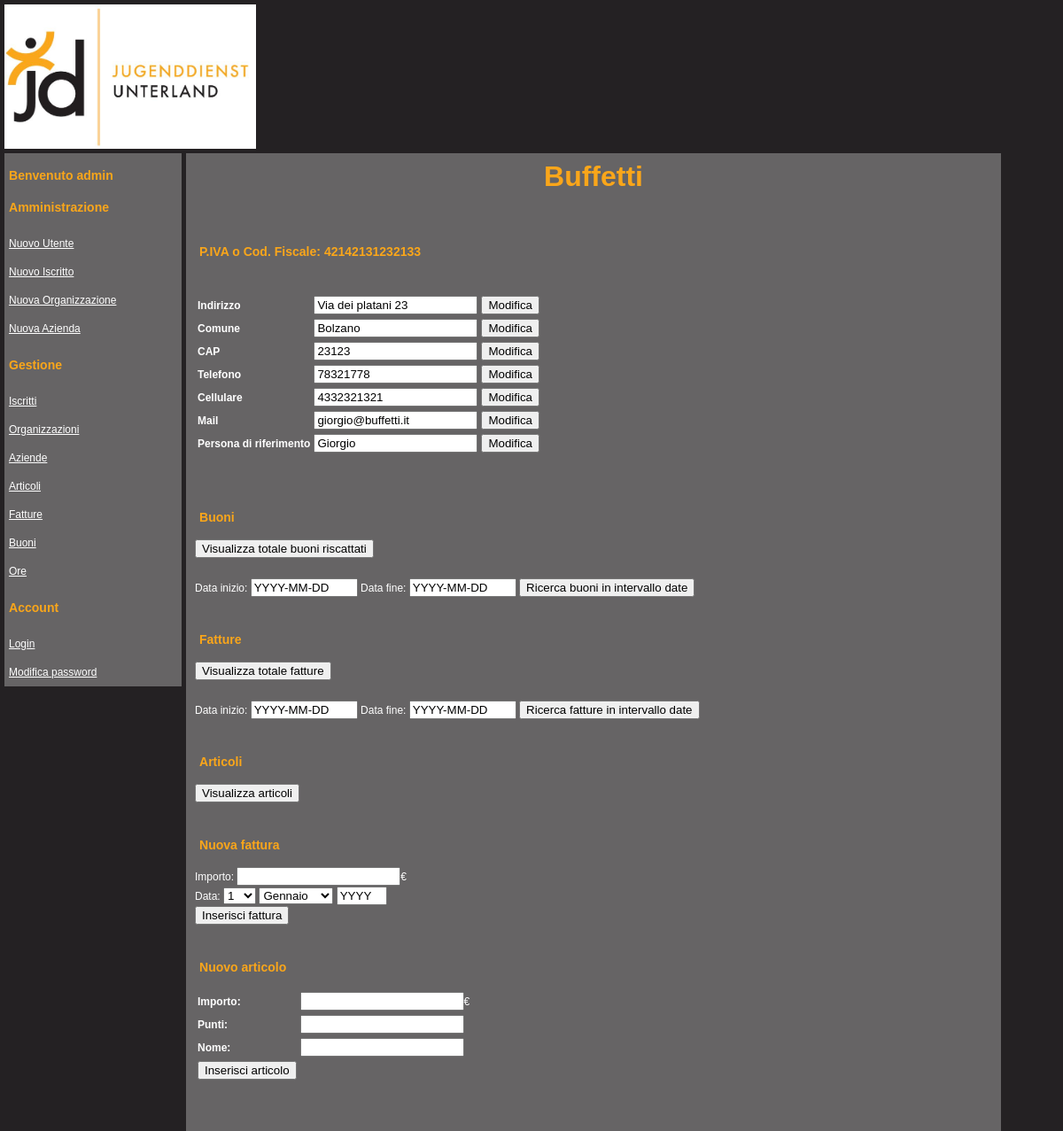
The app's page /view_company.php?p_iva=42142131232133 (signed in) with its own data.
### tables this page shows
CREATE TABLE Company (
	name	VARCHAR(255) NOT NULL,
	address	VARCHAR(255) NOT NULL,
	commune VARCHAR(255) NOT NULL,
	CAP		VARCHAR(255) NOT NULL,
	reference VARCHAR(255) NOT NULL,
	p_iva	VARCHAR(255) NOT NULL,
	phone 	VARCHAR(255),
	mobile_phone VARCHAR(255),
	mail	VARCHAR(255),
	CONSTRAINT company_pk PRIMARY KEY (p_iva)
);

### include/privilege_check.php (called while the page is built)
<?php
function check($privilege)
{
    if(isset($_SESSION))
    {
        if (isset($_SESSION['privilege']))
        {
            if ($_SESSION['privilege']==$privilege)
            {
                return true;
            }
        }
    }
    return false;
}
?>

### locale/it.php (called while the page is built, shortened)
<?php
$lang = array();
$lang['PRIVILEGE'] = 'Privilegi';
$lang['PAGE_TITLE'] = 'Index';
$lang['OBLIGATORY'] = 'I campi segnati con * sono obbligatori';
$lang['POINTS'] = 'Punti';
$lang['TOKENS'] = 'Buoni';
$lang['REMAINING_POINTS'] = 'Punti rimanenti';
$lang['COMPANY'] = 'Azienda';
$lang['ORGANIZATION'] = 'Organizzazione';
$lang['DELETE_SUCCESS'] = 'Eliminazione effettuata con successo';
$lang['UPDATE_SUCCESS'] = 'Modifica effettuata con successo';
$lang['DELETE'] = 'Elimina';
$lang['NO_RESULTS'] = 'Nessun risultato trovato';
$lang['UPDATE'] = 'Modifica';
$lang['START_DATE'] = 'Data inizio';
$lang['END_DATE'] = 'Data fine';
$lang['PASSWORD_CHANGE'] = 'Modifica password';
$lang['BOY'] = 'Iscritto';
$lang['INDEX'] = 'Index';
$lang['COMPANY_DONOT_EXISTS'] = 'L\'azienda specificata non esiste';
$lang['ORGANIZATION_DONOT_EXISTS'] = 'L\'organizzazione specificata non esiste';
$lang['MAILING_LIST'] = 'Mailing List';
$lang['JANUARY'] = 'Gennaio';
$lang['FEBRUARY'] = 'Febbraio';
$lang['MARCH'] = 'Marzo';
$lang['APRIL'] = 'Aprile';
$lang['MAY'] = 'Maggio';
$lang['JUNE'] = 'Giugno';
$lang['JULY'] = 'Luglio';
$lang['AUGUST'] = 'Agosto';
$lang['SEPTEMBER'] = 'Settembre';
$lang['OCTOBER'] = 'Ottobre';
$lang['NOVEMBER'] = 'Novembre';
$lang['DECEMBER'] = 'Dicembre';
$lang['NO_LOGIN'] = 'Esegui il Login';
$lang['WELCOME'] = 'Benvenuto';
$lang['NEW_USER'] = 'Nuovo Utente';
$lang['NEW_BOY'] = 'Nuovo Iscritto';
$lang['NEW_ORGANIZATION'] = 'Nuova Organizzazione';
$lang['NEW_COMPANY'] = 'Nuova Azienda';
$lang['MANAGEMENT'] = 'Gestione';
$lang['ADMINISTRATION'] = 'Amministrazione';
$lang['LIST_BOY'] = 'Iscritti';
$lang['LIST_ORGANIZATION'] = 'Organizzazioni';
$lang['LIST_COMPANY'] = 'Aziende';
$lang['LIST_ITEM'] = 'Articoli';
$lang['LIST_INVOICE'] = 'Fatture';
$lang['LIST_TOKEN'] = 'Buoni';
$lang['LIST_VOLUNTEERING'] = 'Ore';
$lang['SEARCH'] = 'Ricerca';
$lang['LOGIN'] = 'Login';
$lang['ADMINISTRATOR'] = 'Amministratore';
$lang['MANAGER'] = 'Gestore';
$lang['USER_EXISTS'] = 'Esiste già un utente con questo nome';
$lang['INSERT_SUCCESS'] = 'Inserimento effettuato con successo';
$lang['CURRENT_PASSWORD'] = 'Password Corrente';
$lang['NEW_PASSWORD'] = 'Nuova Password';
$lang['REPEAT_PASSWORD'] = 'Ripeti Password';
$lang['NAME'] = 'Nome';
$lang['SURNAME'] = 'Cognome';
?>

### view_company.php (the view, shortened to what this page needs)
<!DOCTYPE html>
<?php
include('include/header.php');
include('include/navbar.php');
include('locale/it.php');
include('include/connect.php');
?>
<html>
    <head>
        <link rel="stylesheet" type="text/css" href="main.css" />
    </head>
    <body>
        <div id="ContentContainer">
            <div id="Header">
            </div>
            <div id="Navbar">
            </div>
            <div id="Content">
                <?php
                include('include/privilege_check.php');
                if(check('admin')||check('manager'))
                {
                    if(isset($_GET['p_iva']))
                    {
                        $p_iva = $_GET['p_iva'];
                        try{
                        $result = mysql_query("SELECT * FROM Company WHERE p_iva='$p_iva'",$conn);
                        if(mysql_num_rows($result)==1)
                        {
                            echo "<h1 style=\"text-align: center;\">".mysql_result($result, 0, 'name')."</h1><br /><br />";
                            echo "<h3>".$lang['P_IVA'].": ".mysql_result($result, 0, 'p_iva')."</h3><br />";
                            if(check('admin'))
                            {
                                echo '<table id="invisibleTable">';
                                echo '<tr><td id="itd"><strong>'.$lang['ADDRESS'].'</strong></td><td id="itd"><form action="include/updater.php" name = "form" method = "post"><input type="text" name="update" value="'.mysql_result($result, 0, 'address').'"/><input type="hidden" name="table" value="Company"><input type="hidden" name="column" value="address"><input type="hidden" name="key" value="p_iva"><input type="hidden" name="key_value" value="'.$p_iva.'"></td><td id="itd"><input type="submit" name="submit"  value ="'.$lang['UPDATE'].'" /></form></td></tr>';
                                echo '<tr><td id="itd"><strong>'.$lang['COMMUNE'].'</strong></td><td id="itd"><form action="include/updater.php" name = "form" method = "post"><input type="text" name="update" value="'.mysql_result($result, 0, 'commune').'"/><input type="hidden" name="table" value="Company"><input type="hidden" name="column" value="commune"><input type="hidden" name="key" value="p_iva"><input type="hidden" name="key_value" value="'.$p_iva.'"></td><td id="itd"><input type="submit" name="submit"  value ="'.$lang['UPDATE'].'" /></form></td></tr>';
                                echo '<tr><td id="itd"><strong>'.$lang['CAP'].'</strong></td><td id="itd"><form action="include/updater.php" name = "form" method = "post"><input type="text" name="update" value="'.mysql_result($result, 0, 'CAP').'"/><input type="hidden" name="table" value="Company"><input type="hidden" name="column" value="CAP"><input type="hidden" name="key" value="p_iva"><input type="hidden" name="key_value" value="'.$p_iva.'"></td><td id="itd"><input type="submit" name="submit"  value ="'.$lang['UPDATE'].'" /></form></td></tr>';
                                echo '<tr><td id="itd"><strong>'.$lang['PHONE'].'</strong></td><td id="itd"><form action="include/updater.php" name = "form" method = "post"><input type="text" name="update" value="'.mysql_result($result, 0, 'phone').'"/><input type="hidden" name="table" value="Company"><input type="hidden" name="column" value="phone"><input type="hidden" name="key" value="p_iva"><input type="hidden" name="key_value" value="'.$p_iva.'"></td><td id="itd"><input type="submit" name="submit"  value ="'.$lang['UPDATE'].'" /></form></td></tr>';
                                echo '<tr><td id="itd"><strong>'.$lang['MOBILE_PHONE'].'</strong></td><td id="itd"><form action="include/updater.php" name = "form" method = "post"><input type="text" name="update" value="'.mysql_result($result, 0, 'mobile_phone').'"/><input type="hidden" name="table" value="Company"><input type="hidden" name="column" value="mobile_phone"><input type="hidden" name="key" value="p_iva"><input type="hidden" name="key_value" value="'.$p_iva.'"></td><td id="itd"><input type="submit" name="submit"  value ="'.$lang['UPDATE'].'" /></form></td></tr>';
                                echo '<tr><td id="itd"><strong>'.$lang['MAIL'].'</strong></td><td id="itd"><form action="include/updater.php" name = "form" method = "post"><input type="text" name="update" value="'.mysql_result($result, 0, 'mail').'"/><input type="hidden" name="table" value="Company"><input type="hidden" name="column" value="mail"><input type="hidden" name="key" value="p_iva"><input type="hidden" name="key_value" value="'.$p_iva.'"></td><td id="itd"><input type="submit" name="submit"  value ="'.$lang['UPDATE'].'" /></form></td></tr>';
                                echo '<tr><td id="itd"><strong>'.$lang['REFERENCE'].'</strong></td><td id="itd"><form action="include/updater.php" name = "form" method = "post"><input type="text" name="update" value="'.mysql_result($result, 0, 'reference').'"/><input type="hidden" name="table" value="Company"><input type="hidden" name="column" value="mail"><input type="hidden" name="key" value="p_iva"><input type="hidden" name="key_value" value="'.$p_iva.'"></td><td id="itd"><input type="submit" name="submit"  value ="'.$lang['UPDATE'].'" /></form></td></tr>';
                                echo '</table>';
                            }
                            echo '<br /><br />';
                            echo '<h3>'.$lang['LIST_TOKEN'].'</h3>';
                            echo '<form action="list_token.php" method="post">
                                    <input type="hidden" name="search_type" value="company_id">
                                    <input type="hidden" name="search_value" value="'.$p_iva.'">
                                    <input type="submit" name="submit"  value ="'.$lang['TOTAL_TOKEN'].'" />
                                  </form><br /><br />';
                            echo '<form action="list_token.php"  method="post">'
                                    .$lang['START_DATE'].': <input type="text" size="12" name="date_start" value="YYYY-MM-DD"> '
                                    .$lang['END_DATE'].': <input type="text" size="12" name="date_end" value="YYYY-MM-DD">
                                    <input type="hidden" name="search_type" value="company_id">
                                    <input type="hidden" name="search_value" value="'.$p_iva.'">
                                    <input type="submit" name="submit"  value ="'.$lang['DATE_TOKEN'].'" />
                                  </form><br /><br />';
                            echo '<h3>'.$lang['LIST_INVOICE'].'</h3>';
                            echo '<form action="list_invoice.php"  method="post">
                                        <input type="hidden" name="search_type" value="company_id">
                                        <input type="hidden" name="search_value" value="'.$p_iva.'">
                                        <input type="submit" name="submit"  value ="'.$lang['TOTAL_INVOICE'].'" />
                                  </form><br /><br />';
                            echo '<form action="list_invoice.php"  method="post">'
                                    .$lang['START_DATE'].': <input type="text" size="12" name="date_start" value="YYYY-MM-DD"> '
                                    .$lang['END_DATE'].': <input type="text" size="12" name="date_end" value="YYYY-MM-DD">
                                    <input type="hidden" name="search_type" value="company_id">
                                    <input type="hidden" name="search_value" value="'.$p_iva.'">
                                    <input type="submit" name="submit"  value ="'.$lang['DATE_INVOICE'].'" />
                                  </form><br /><br />';
                            echo '<h3>'.$lang['LIST_ITEM'].'</h3>';
                            echo '<form action="list_item.php" name = "vol_form" method="post">
                                    <input type="hidden" name="search_type" value="company_id">
                                    <input type="hidden" name="search_value" value="'.$p_iva.'">
                                    <input type="submit" name="submit"  value ="'.$lang['TOTAL_ITEM'].'" />
                                  </form><br /><br />';
                            echo '<h3>'.$lang['NEW_INVOICE_TITLE'].'</h3>';
                            echo '<form action="include/insert_invoice.php" name= "invoice_form" method="post" onsubmit="return validateInv()">'
                                    .$lang['PRICE'].': <input type="text" name="amount">€<input type="hidden" name="company_id" value="'.mysql_result($result, 0, 'p_iva').'"><br />'
                                    .$lang['DATE'].': <select name="day">
                                                            <option value="1">1</option>
                                                    </select>
                                                    <select name="month">
                                                            <option value=1>'.$lang['JANUARY'].'</option>
                                                            <option value=2>'.$lang['FEBRUARY'].'</option>
                                                            <option value=3>'.$lang['MARCH'].'</option>
                                                            <option value=4>'.$lang['APRIL'].'</option>
                                                            <option value=5>'.$lang['MAY'].'</option>
                                                            <option value=6>'.$lang['JUNE'].'</option>
                                                            <option value=7>'.$lang['JULY'].'</option>
                                                            <option value=8>'.$lang['AUGUST'].'</option>
                                                            <option value=9>'.$lang['SEPTEMBER'].'</option>
                                                            <option value=10>'.$lang['OCTOBER'].'</option>
                                                            <option value=11>'.$lang['NOVEMBER'].'</option>
                                                            <option value=12>'.$lang['DECEMBER'].'</option>
                                                    </select>
                                                    <input type="text" size="4" name="year" value="YYYY"><br />'.
                                    '<input type="submit" name="submit"  value ="'.$lang['NEW_INVOICE'].'" /></form><br /><br />';
                            echo '<h3>'.$lang['NEW_ITEM_TITLE'].'</h3>';
                            echo '<form action="include/insert_item.php" name= "item_form" method="post" onsubmit= "return validateItem()">'.
                                    '<table id="invisibleTable">'.
                                        '<tr><td id="itd"><strong>'.$lang['PRICE'].':</strong></td><td id="itd"> <input type="text" name="price">€</td></tr>'.
                                        '<tr><td id="itd"><strong>'.$lang['POINTS'].':</strong></td><td id="itd"> <input type="text" name="points"></td></tr>'.
                                        '<tr><td id="itd"><strong>'.$lang['NAME'].':</strong></td><td id="itd"> <input type="text" name="name"><input type="hidden" name="company_id" value="'.mysql_result($result, 0, 'p_iva').'"></td></tr>
                                        <tr><td id="itd"><input type="submit" name="submit"  value ="'.$lang['NEW_ITEM'].'" /></td></tr>
                                    </table></form><br /><br />';
                        }
                        else
                            $lang['NO_RESULTS'];
                        }
                        catch(Exception $e)
                        {
                            echo 'Error:'.$e->getMessage();
                        }
                    }
                }
                else
                    echo $lang['NO_PRIVILEGE'];
                ?>
            </div>
        </div>
    </body>
</html>

### main.css (style rules this page uses)
body { margin: 0px; padding: 0px; font-family: verdana, arial, helvetica, sans-serif; font-size: 12px; line-height: 22px; background: #242123; color: white; }
table, td, th, tr { border: 1px solid #faa61a;; width: auto; }
#invisibleTable { border: 0px; width: auto; }
#itd { border: 0px; width: auto; }
h1 { margin: 0px; padding: 5px; font-size: 32px; color: #faa61a; }
h3 { color: #faa61a; padding-left: 5px; }
#ContentContainer { position: absolute; margin: 0px; }
#Header { position: absolute; margin: 0px; padding: 0px; height:163px; width:1125px; left: 5px; top: 5px; background-color: #242123; }
#Navbar { position: absolute; left: 5px; top: 173px; right: 0px; margin: 0px; padding: 0px; width: 200px; background-color: #666465; }
#Content { margin: 0px 313px 0px 0px; padding: 10px; position: absolute; left: 210px; top: 173px; width: 900px; background-color: #666465; }
form { display:inline; }

### records on screen
company: name "Buffetti", p_iva "42142131232133", update "Via dei platani 23", update "Bolzano", update "23123", update "78321778", update "4332321321", update "giorgio@buffetti.it", update "Giorgio"

### other values on screen
$lang['WELCOME'] "Benvenuto"
$_SESSION['user'] "admin"
$lang['ADMINISTRATION'] "Amministrazione"
$lang['NEW_USER'] "Nuovo Utente"
$lang['NEW_BOY'] "Nuovo Iscritto"
$lang['NEW_ORGANIZATION'] "Nuova Organizzazione"
$lang['NEW_COMPANY'] "Nuova Azienda"
$lang['MANAGEMENT'] "Gestione"
$lang['LIST_BOY'] "Iscritti"
$lang['LIST_ORGANIZATION'] "Organizzazioni"
$lang['LIST_COMPANY'] "Aziende"
$lang['LIST_ITEM'] "Articoli"
$lang['LIST_INVOICE'] "Fatture"
$lang['LIST_TOKEN'] "Buoni"
$lang['LIST_VOLUNTEERING'] "Ore"
